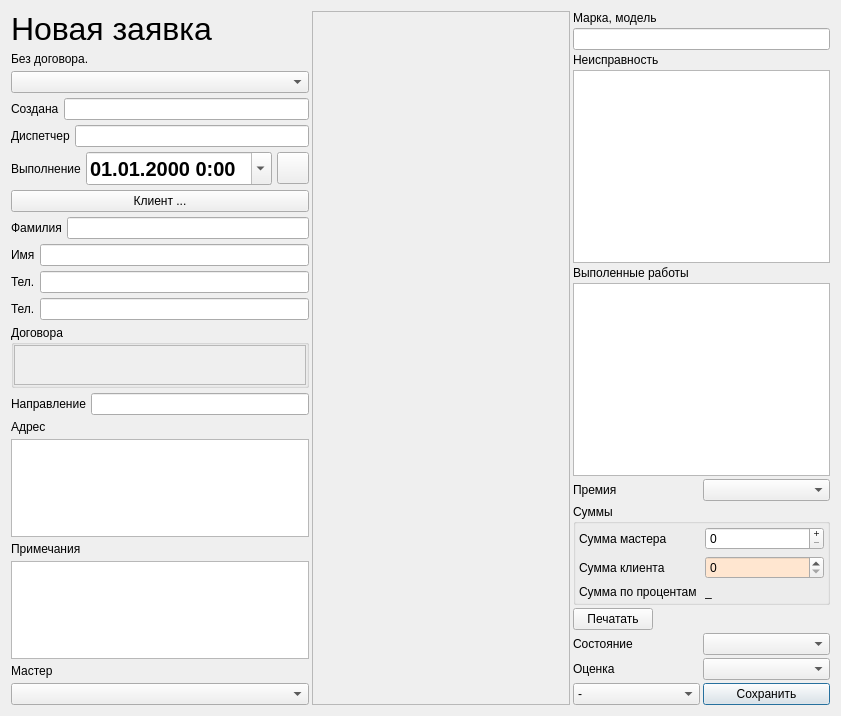
<?xml version="1.0" encoding="UTF-8"?>
<ui version="4.0">
 <class>RequestDialog</class>
 <widget class="QDialog" name="RequestDialog">
  <property name="geometry">
   <rect>
    <x>0</x>
    <y>0</y>
    <width>841</width>
    <height>716</height>
   </rect>
  </property>
  <property name="windowTitle">
   <string>Заявка</string>
  </property>
  <layout class="QVBoxLayout" name="verticalLayout_4">
   <item>
    <layout class="QHBoxLayout" name="horizontalLayout">
     <property name="spacing">
      <number>3</number>
     </property>
     <item>
      <layout class="QVBoxLayout" name="verticalLayout_3">
       <property name="spacing">
        <number>5</number>
       </property>
       <item>
        <widget class="QLabel" name="requestidLabel">
         <property name="font">
          <font>
           <pointsize>24</pointsize>
          </font>
         </property>
         <property name="text">
          <string>Новая заявка</string>
         </property>
        </widget>
       </item>
       <item>
        <widget class="QLabel" name="agreementLabel">
         <property name="text">
          <string>Без договора.</string>
         </property>
        </widget>
       </item>
       <item>
        <widget class="QComboBox" name="officeComboBox">
         <property name="maxVisibleItems">
          <number>20</number>
         </property>
        </widget>
       </item>
       <item>
        <layout class="QHBoxLayout" name="horizontalLayout_3">
         <item>
          <widget class="QLabel" name="ctimeLabel">
           <property name="text">
            <string>Создана</string>
           </property>
          </widget>
         </item>
         <item>
          <widget class="QLineEdit" name="ctimeLineEdit">
           <property name="readOnly">
            <bool>true</bool>
           </property>
          </widget>
         </item>
        </layout>
       </item>
       <item>
        <layout class="QHBoxLayout" name="horizontalLayout_10">
         <item>
          <widget class="QLabel" name="cuserLabel">
           <property name="text">
            <string>Диспетчер</string>
           </property>
          </widget>
         </item>
         <item>
          <widget class="QLineEdit" name="cuserLineEdit">
           <property name="readOnly">
            <bool>true</bool>
           </property>
          </widget>
         </item>
        </layout>
       </item>
       <item>
        <layout class="QHBoxLayout" name="horizontalLayout_4">
         <property name="spacing">
          <number>5</number>
         </property>
         <item>
          <widget class="QLabel" name="performDateLabel">
           <property name="text">
            <string>Выполнение</string>
           </property>
          </widget>
         </item>
         <item>
          <widget class="QDateTimeEdit" name="performDateTimeEdit">
           <property name="font">
            <font>
             <pointsize>15</pointsize>
             <weight>75</weight>
             <bold>true</bold>
            </font>
           </property>
           <property name="displayFormat">
            <string>dd.MM.yyyy H:mm</string>
           </property>
           <property name="calendarPopup">
            <bool>true</bool>
           </property>
          </widget>
         </item>
         <item>
          <widget class="QPushButton" name="calendarPushButton">
           <property name="maximumSize">
            <size>
             <width>32</width>
             <height>32</height>
            </size>
           </property>
           <property name="text">
            <string/>
           </property>
           <property name="icon">
            <iconset resource="kcrm.qrc">
             <normaloff>:/images/edit.png</normaloff>:/images/edit.png</iconset>
           </property>
           <property name="autoDefault">
            <bool>false</bool>
           </property>
          </widget>
         </item>
        </layout>
       </item>
       <item>
        <layout class="QHBoxLayout" name="horizontalLayout_11">
         <item>
          <widget class="QPushButton" name="clientPushButton">
           <property name="sizePolicy">
            <sizepolicy hsizetype="Expanding" vsizetype="Fixed">
             <horstretch>0</horstretch>
             <verstretch>0</verstretch>
            </sizepolicy>
           </property>
           <property name="text">
            <string>Клиент ...</string>
           </property>
           <property name="icon">
            <iconset resource="kcrm.qrc">
             <normaloff>:/images/client32.png</normaloff>:/images/client32.png</iconset>
           </property>
          </widget>
         </item>
        </layout>
       </item>
       <item>
        <layout class="QHBoxLayout" name="horizontalLayout_5">
         <item>
          <widget class="QLabel" name="clientsurnameLabel">
           <property name="text">
            <string>Фамилия</string>
           </property>
          </widget>
         </item>
         <item>
          <widget class="QLineEdit" name="clientsurnameLineEdit">
           <property name="readOnly">
            <bool>true</bool>
           </property>
          </widget>
         </item>
        </layout>
       </item>
       <item>
        <layout class="QHBoxLayout" name="horizontalLayout_12">
         <item>
          <widget class="QLabel" name="clientnameLabel">
           <property name="text">
            <string>Имя</string>
           </property>
          </widget>
         </item>
         <item>
          <widget class="QLineEdit" name="clientnameLineEdit">
           <property name="readOnly">
            <bool>true</bool>
           </property>
          </widget>
         </item>
        </layout>
       </item>
       <item>
        <layout class="QHBoxLayout" name="horizontalLayout_6">
         <item>
          <widget class="QLabel" name="phone1Label">
           <property name="text">
            <string>Тел.</string>
           </property>
          </widget>
         </item>
         <item>
          <widget class="QLineEdit" name="phone1LineEdit">
           <property name="inputMask">
            <string>xx xxx xxx xx xxxxxxxxxxxxxxxx</string>
           </property>
           <property name="readOnly">
            <bool>true</bool>
           </property>
          </widget>
         </item>
        </layout>
       </item>
       <item>
        <layout class="QHBoxLayout" name="horizontalLayout_7">
         <item>
          <widget class="QLabel" name="phone2Label">
           <property name="text">
            <string>Тел.</string>
           </property>
          </widget>
         </item>
         <item>
          <widget class="QLineEdit" name="phone2LineEdit">
           <property name="readOnly">
            <bool>true</bool>
           </property>
          </widget>
         </item>
        </layout>
       </item>
       <item>
        <widget class="QGroupBox" name="agreementsGroupBox">
         <property name="title">
          <string>Договора</string>
         </property>
         <layout class="QHBoxLayout" name="horizontalLayout_19">
          <property name="leftMargin">
           <number>0</number>
          </property>
          <property name="topMargin">
           <number>0</number>
          </property>
          <property name="rightMargin">
           <number>0</number>
          </property>
          <property name="bottomMargin">
           <number>0</number>
          </property>
          <item>
           <widget class="QScrollArea" name="agreementsScrollArea">
            <property name="maximumSize">
             <size>
              <width>16777215</width>
              <height>40</height>
             </size>
            </property>
            <property name="widgetResizable">
             <bool>true</bool>
            </property>
            <widget class="QWidget" name="agreementsScrollAreaWidgetContents">
             <property name="geometry">
              <rect>
               <x>0</x>
               <y>0</y>
               <width>287</width>
               <height>38</height>
              </rect>
             </property>
             <layout class="QHBoxLayout" name="horizontalLayout_17">
              <property name="spacing">
               <number>0</number>
              </property>
              <property name="leftMargin">
               <number>0</number>
              </property>
              <property name="topMargin">
               <number>0</number>
              </property>
              <property name="rightMargin">
               <number>0</number>
              </property>
              <property name="bottomMargin">
               <number>0</number>
              </property>
              <item>
               <widget class="QWidget" name="agreementsWidget" native="true">
                <layout class="QHBoxLayout" name="horizontalLayout_18">
                 <property name="spacing">
                  <number>5</number>
                 </property>
                 <property name="leftMargin">
                  <number>5</number>
                 </property>
                 <property name="topMargin">
                  <number>5</number>
                 </property>
                 <property name="rightMargin">
                  <number>5</number>
                 </property>
                 <property name="bottomMargin">
                  <number>5</number>
                 </property>
                </layout>
               </widget>
              </item>
             </layout>
            </widget>
           </widget>
          </item>
         </layout>
        </widget>
       </item>
       <item>
        <layout class="QHBoxLayout" name="horizontalLayout_21">
         <item>
          <widget class="QLabel" name="directionLabel">
           <property name="text">
            <string>Направление</string>
           </property>
          </widget>
         </item>
         <item>
          <widget class="QLineEdit" name="directionLineEdit">
           <property name="readOnly">
            <bool>true</bool>
           </property>
          </widget>
         </item>
        </layout>
       </item>
       <item>
        <widget class="QLabel" name="addressLabel">
         <property name="text">
          <string>Адрес</string>
         </property>
        </widget>
       </item>
       <item>
        <widget class="QPlainTextEdit" name="addressPlainTextEdit">
         <property name="readOnly">
          <bool>true</bool>
         </property>
        </widget>
       </item>
       <item>
        <widget class="QLabel" name="notesLabel">
         <property name="text">
          <string>Примечания</string>
         </property>
        </widget>
       </item>
       <item>
        <widget class="QPlainTextEdit" name="notesPlainTextEdit"/>
       </item>
       <item>
        <widget class="QLabel" name="performerLabel">
         <property name="text">
          <string>Мастер</string>
         </property>
        </widget>
       </item>
       <item>
        <widget class="QComboBox" name="performerComboBox">
         <property name="maxVisibleItems">
          <number>20</number>
         </property>
        </widget>
       </item>
      </layout>
     </item>
     <item>
      <widget class="QScrollArea" name="flagsScrollArea">
       <property name="sizeAdjustPolicy">
        <enum>QAbstractScrollArea::AdjustToContents</enum>
       </property>
       <property name="widgetResizable">
        <bool>true</bool>
       </property>
       <widget class="QWidget" name="scrollAreaWidgetContents">
        <property name="geometry">
         <rect>
          <x>0</x>
          <y>0</y>
          <width>243</width>
          <height>688</height>
         </rect>
        </property>
        <layout class="QVBoxLayout" name="verticalLayout_2">
         <item>
          <widget class="QWidget" name="flagsWidget" native="true"/>
         </item>
        </layout>
       </widget>
      </widget>
     </item>
     <item>
      <layout class="QVBoxLayout" name="flagsVerticalLayout"/>
     </item>
     <item>
      <layout class="QVBoxLayout" name="verticalLayout">
       <item>
        <widget class="QLabel" name="devicenameLabel">
         <property name="text">
          <string>Марка, модель</string>
         </property>
        </widget>
       </item>
       <item>
        <widget class="QLineEdit" name="deviceNameLineEdit"/>
       </item>
       <item>
        <widget class="QLabel" name="defectLabel">
         <property name="text">
          <string>Неисправность</string>
         </property>
        </widget>
       </item>
       <item>
        <widget class="QPlainTextEdit" name="defectPlainTextEdit"/>
       </item>
       <item>
        <widget class="QLabel" name="performedLabel">
         <property name="text">
          <string>Выполенные работы</string>
         </property>
        </widget>
       </item>
       <item>
        <widget class="QPlainTextEdit" name="donePlainTextEdit"/>
       </item>
       <item>
        <layout class="QHBoxLayout" name="horizontalLayout_14">
         <item>
          <widget class="QLabel" name="bonusUserLabel">
           <property name="text">
            <string>Премия</string>
           </property>
          </widget>
         </item>
         <item>
          <widget class="QComboBox" name="bonusUserComboBox"/>
         </item>
        </layout>
       </item>
       <item>
        <widget class="QGroupBox" name="sumGroupBox">
         <property name="title">
          <string>Суммы</string>
         </property>
         <layout class="QVBoxLayout" name="verticalLayout_5">
          <property name="leftMargin">
           <number>3</number>
          </property>
          <property name="topMargin">
           <number>3</number>
          </property>
          <property name="rightMargin">
           <number>3</number>
          </property>
          <property name="bottomMargin">
           <number>3</number>
          </property>
          <item>
           <layout class="QHBoxLayout" name="horizontalLayout_8">
            <item>
             <widget class="QLabel" name="costLabel">
              <property name="text">
               <string>Сумма мастера</string>
              </property>
             </widget>
            </item>
            <item>
             <widget class="QDoubleSpinBox" name="costDoubleSpinBox">
              <property name="buttonSymbols">
               <enum>QAbstractSpinBox::PlusMinus</enum>
              </property>
              <property name="decimals">
               <number>0</number>
              </property>
              <property name="maximum">
               <double>100000000.000000000000000</double>
              </property>
             </widget>
            </item>
           </layout>
          </item>
          <item>
           <layout class="QHBoxLayout" name="horizontalLayout_13">
            <item>
             <widget class="QLabel" name="clientcostLabel">
              <property name="text">
               <string>Сумма клиента</string>
              </property>
             </widget>
            </item>
            <item>
             <widget class="QDoubleSpinBox" name="clientcostDoubleSpinBox">
              <property name="palette">
               <palette>
                <active>
                 <colorrole role="Base">
                  <brush brushstyle="SolidPattern">
                   <color alpha="255">
                    <red>255</red>
                    <green>230</green>
                    <blue>208</blue>
                   </color>
                  </brush>
                 </colorrole>
                </active>
                <inactive>
                 <colorrole role="Base">
                  <brush brushstyle="SolidPattern">
                   <color alpha="255">
                    <red>255</red>
                    <green>230</green>
                    <blue>208</blue>
                   </color>
                  </brush>
                 </colorrole>
                </inactive>
                <disabled>
                 <colorrole role="Base">
                  <brush brushstyle="SolidPattern">
                   <color alpha="255">
                    <red>237</red>
                    <green>237</green>
                    <blue>237</blue>
                   </color>
                  </brush>
                 </colorrole>
                </disabled>
               </palette>
              </property>
              <property name="decimals">
               <number>0</number>
              </property>
              <property name="maximum">
               <double>100000000.000000000000000</double>
              </property>
             </widget>
            </item>
           </layout>
          </item>
          <item>
           <layout class="QHBoxLayout" name="horizontalLayout_16">
            <item>
             <widget class="QLabel" name="percentSummLabel">
              <property name="text">
               <string>Сумма по процентам</string>
              </property>
             </widget>
            </item>
            <item>
             <widget class="QLabel" name="percentSummValueLabel">
              <property name="text">
               <string>_</string>
              </property>
             </widget>
            </item>
           </layout>
          </item>
         </layout>
        </widget>
       </item>
       <item>
        <layout class="QHBoxLayout" name="horizontalLayout_15">
         <item>
          <widget class="QPushButton" name="printPushButton">
           <property name="text">
            <string>Печатать</string>
           </property>
           <property name="icon">
            <iconset resource="kcrm.qrc">
             <normaloff>:/images/printer-1.png</normaloff>:/images/printer-1.png</iconset>
           </property>
          </widget>
         </item>
         <item>
          <spacer name="horizontalSpacer">
           <property name="orientation">
            <enum>Qt::Horizontal</enum>
           </property>
           <property name="sizeHint" stdset="0">
            <size>
             <width>40</width>
             <height>20</height>
            </size>
           </property>
          </spacer>
         </item>
        </layout>
       </item>
       <item>
        <layout class="QHBoxLayout" name="horizontalLayout_9">
         <item>
          <widget class="QLabel" name="statusLabel">
           <property name="text">
            <string>Состояние</string>
           </property>
          </widget>
         </item>
         <item>
          <widget class="QComboBox" name="statusComboBox"/>
         </item>
        </layout>
       </item>
       <item>
        <layout class="QHBoxLayout" name="horizontalLayout_20">
         <item>
          <widget class="QLabel" name="ratingLabel">
           <property name="text">
            <string>Оценка</string>
           </property>
          </widget>
         </item>
         <item>
          <widget class="QComboBox" name="ratingComboBox">
           <property name="currentIndex">
            <number>-1</number>
           </property>
          </widget>
         </item>
        </layout>
       </item>
       <item>
        <layout class="QHBoxLayout" name="horizontalLayout_2">
         <item>
          <widget class="QComboBox" name="collectionComboBox">
           <item>
            <property name="text">
             <string>-</string>
            </property>
           </item>
           <item>
            <property name="text">
             <string>Принято</string>
            </property>
           </item>
          </widget>
         </item>
         <item>
          <widget class="QPushButton" name="okPushButton">
           <property name="text">
            <string>Сохранить</string>
           </property>
           <property name="icon">
            <iconset resource="kcrm.qrc">
             <normaloff>:/images/ok32.png</normaloff>:/images/ok32.png</iconset>
           </property>
           <property name="iconSize">
            <size>
             <width>24</width>
             <height>24</height>
            </size>
           </property>
           <property name="default">
            <bool>true</bool>
           </property>
          </widget>
         </item>
        </layout>
       </item>
      </layout>
     </item>
    </layout>
   </item>
  </layout>
 </widget>
 <tabstops>
  <tabstop>calendarPushButton</tabstop>
  <tabstop>clientPushButton</tabstop>
  <tabstop>clientsurnameLineEdit</tabstop>
  <tabstop>clientnameLineEdit</tabstop>
  <tabstop>phone1LineEdit</tabstop>
  <tabstop>phone2LineEdit</tabstop>
  <tabstop>addressPlainTextEdit</tabstop>
  <tabstop>costDoubleSpinBox</tabstop>
  <tabstop>statusComboBox</tabstop>
  <tabstop>collectionComboBox</tabstop>
  <tabstop>okPushButton</tabstop>
  <tabstop>ctimeLineEdit</tabstop>
  <tabstop>cuserLineEdit</tabstop>
 </tabstops>
 <resources>
  <include location="kcrm.qrc"/>
 </resources>
 <connections/>
</ui>
